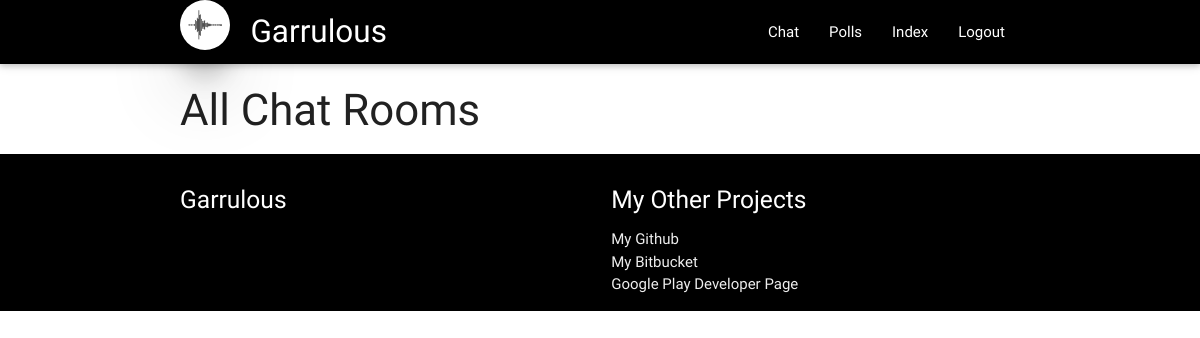
Page /chat/ (signed in) on the earlier database version.
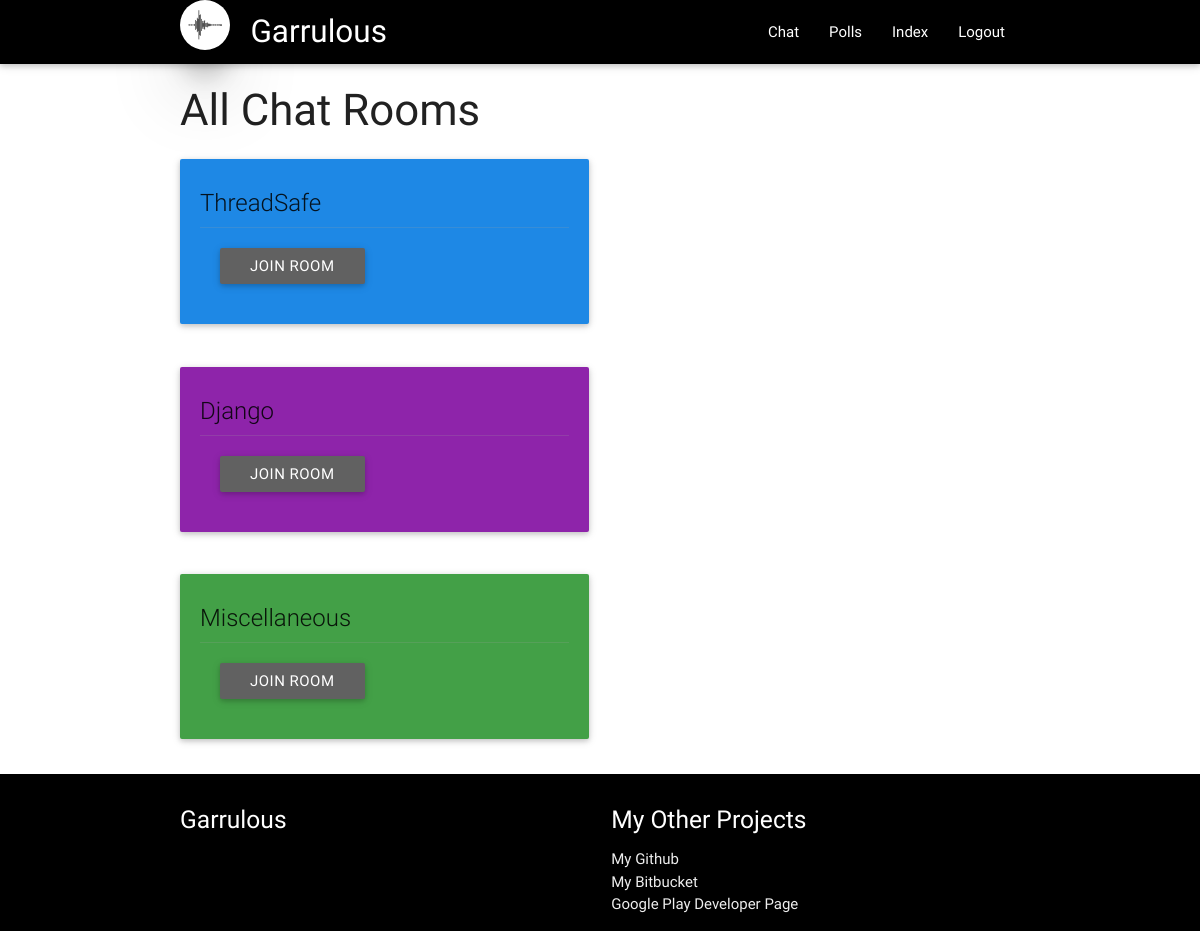
Same page on the later database version.
### chat/models.py (models this page shows, shortened)
class Chat_Room(models.Model):
	title = models.CharField(max_length=200)
	color = models.ForeignKey(Color, default=None, on_delete=models.CASCADE, null=True)

### chat/views.py (the view)
@login_required
def view_all_rooms(request):
	chat_rooms = Chat_Room.objects.all()
	context = { "chat_rooms" : chat_rooms }
	return render(request, "chat/all.html", context)

### chat/models.py (called while the page is built)
	def getMaterializeClass(self):
		return self.title.lower().replace(" ","-")

	def getDarkened(self,num):
		return self.getMaterializeClass()+" darken-"+str(num)

	def getDarkened1(self):
		return self.getDarkened(1)

### chat/templates/chat/all.html
{% extends 'chat/base.html' %}
{% block body_block %}
<div class="container">
	<h3>All Chat Rooms</h3>
	{% for room in chat_rooms %}
		<div class="row">
			<div class="col s12 m6">
				{% if room.color %}
					<div class="card hoverable {{ room.color.getDarkened1 }}">
				{% else %}
					<div class="card hoverable grey">
				{% endif%}
					<div class="card-content">
						<span class="card-title">{{ room.title }}</span>
						<div class="card-action">
							<a class="waves-effect waves-light grey darken-2 btn" href="/chat/{{room.title}}/">Join Room</a>
						</div>
					</div>
				</div>
			</div>
		</div>
	{% endfor %}
</div>
{% endblock %}

Differences in the rows shown:
added Chat_Room: title "ThreadSafe"
added Chat_Room: title "Django"
added Chat_Room: title "Miscellaneous"
